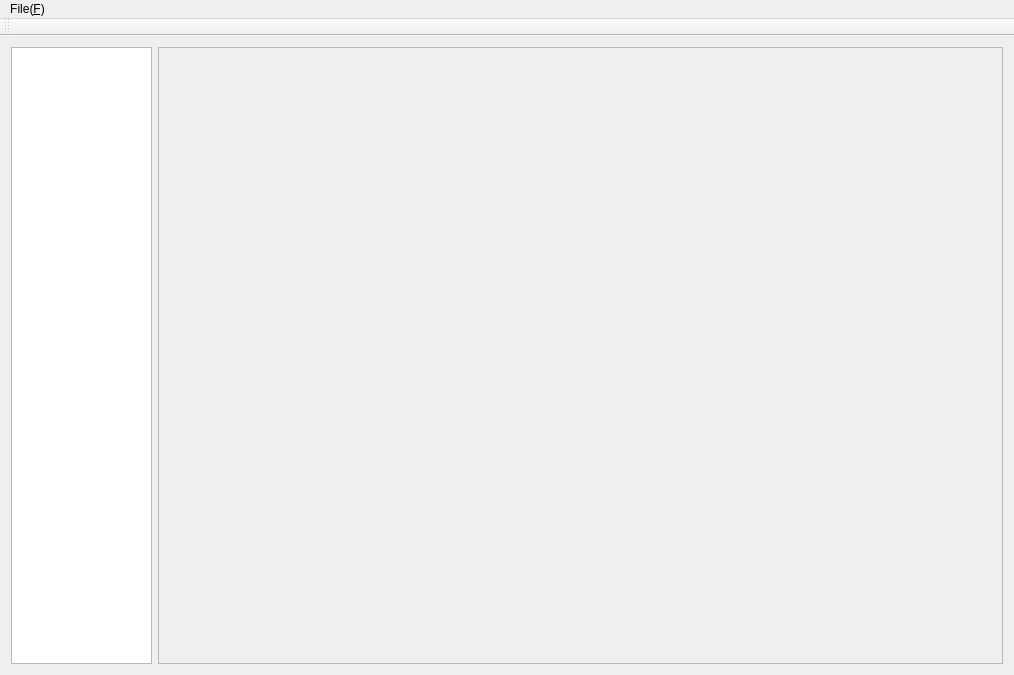
<?xml version="1.0" encoding="UTF-8"?>
<ui version="4.0">
 <class>MainWindow</class>
 <widget class="QMainWindow" name="MainWindow">
  <property name="enabled">
   <bool>true</bool>
  </property>
  <property name="geometry">
   <rect>
    <x>0</x>
    <y>0</y>
    <width>1014</width>
    <height>675</height>
   </rect>
  </property>
  <property name="windowTitle">
   <string>MainWindow</string>
  </property>
  <widget class="QWidget" name="centralWidget">
   <layout class="QHBoxLayout" name="horizontalLayout" stretch="1,6">
    <property name="sizeConstraint">
     <enum>QLayout::SetMinAndMaxSize</enum>
    </property>
    <item>
     <widget class="QListView" name="listView">
      <property name="sizePolicy">
       <sizepolicy hsizetype="Expanding" vsizetype="Expanding">
        <horstretch>0</horstretch>
        <verstretch>0</verstretch>
       </sizepolicy>
      </property>
      <property name="maximumSize">
       <size>
        <width>16777215</width>
        <height>16777215</height>
       </size>
      </property>
     </widget>
    </item>
    <item>
     <widget class="QFrame" name="frame">
      <property name="frameShape">
       <enum>QFrame::StyledPanel</enum>
      </property>
      <property name="frameShadow">
       <enum>QFrame::Raised</enum>
      </property>
     </widget>
    </item>
   </layout>
  </widget>
  <widget class="QMenuBar" name="menuBar">
   <property name="geometry">
    <rect>
     <x>0</x>
     <y>0</y>
     <width>1014</width>
     <height>22</height>
    </rect>
   </property>
   <widget class="QMenu" name="menuFile_F">
    <property name="title">
     <string>File(&amp;F)</string>
    </property>
    <addaction name="actionS"/>
   </widget>
   <addaction name="menuFile_F"/>
  </widget>
  <widget class="QToolBar" name="mainToolBar">
   <attribute name="toolBarArea">
    <enum>TopToolBarArea</enum>
   </attribute>
   <attribute name="toolBarBreak">
    <bool>false</bool>
   </attribute>
  </widget>
  <action name="actionS">
   <property name="text">
    <string>S</string>
   </property>
  </action>
 </widget>
 <layoutdefault spacing="6" margin="11"/>
 <resources/>
 <connections/>
</ui>
